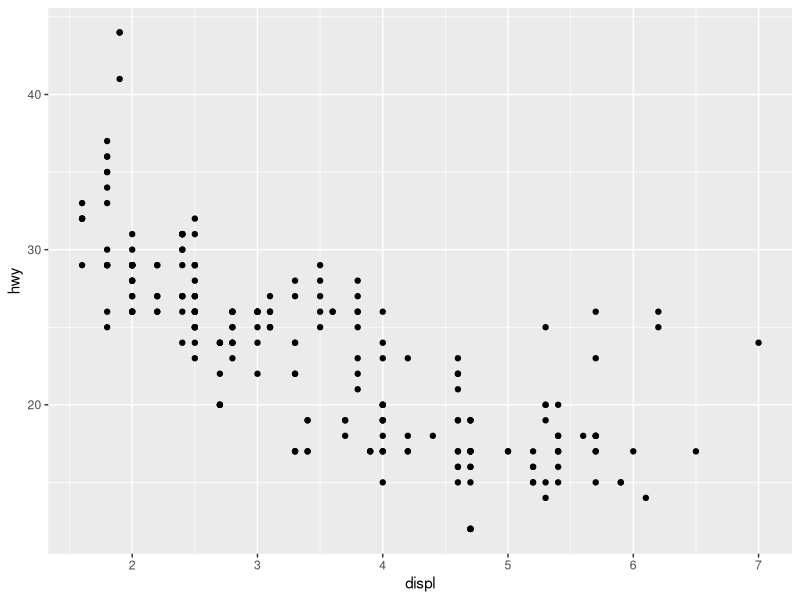
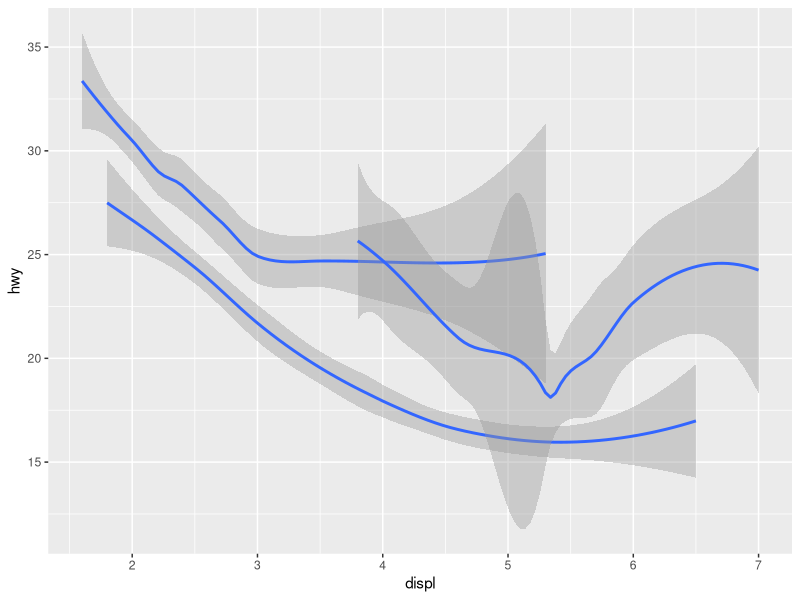
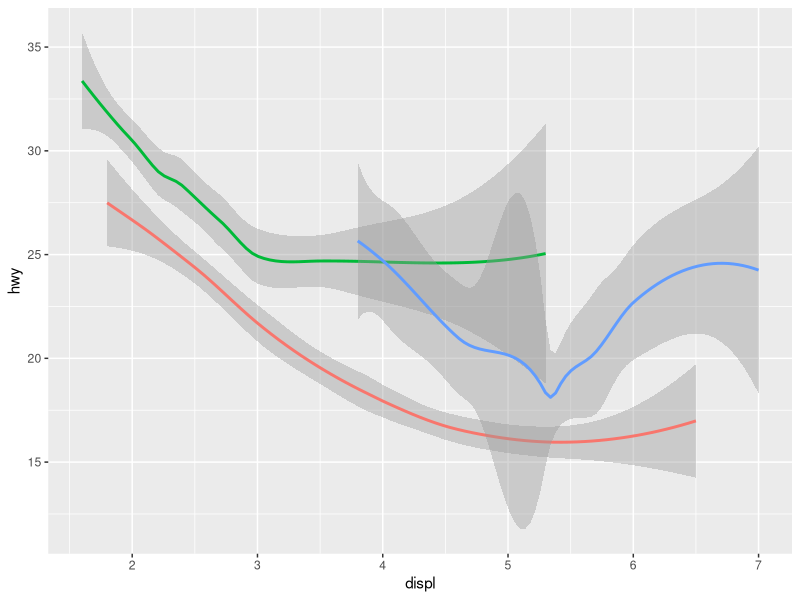
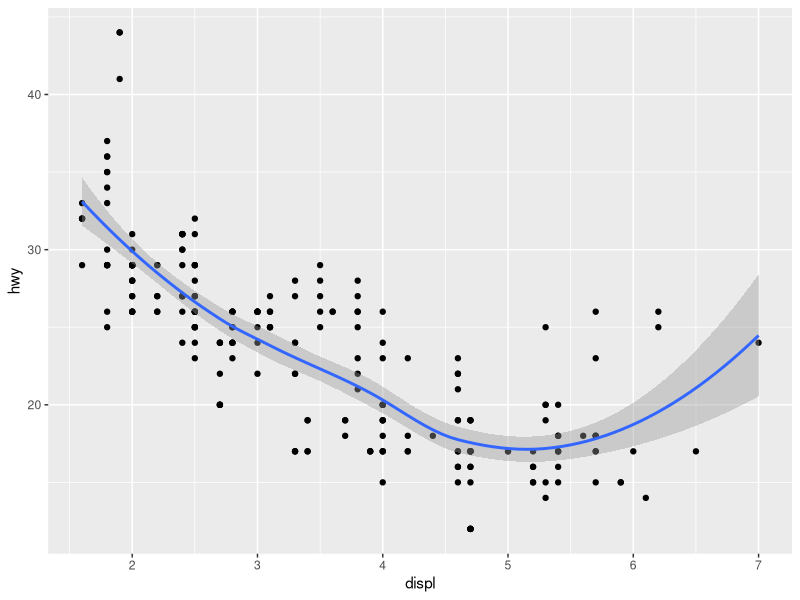
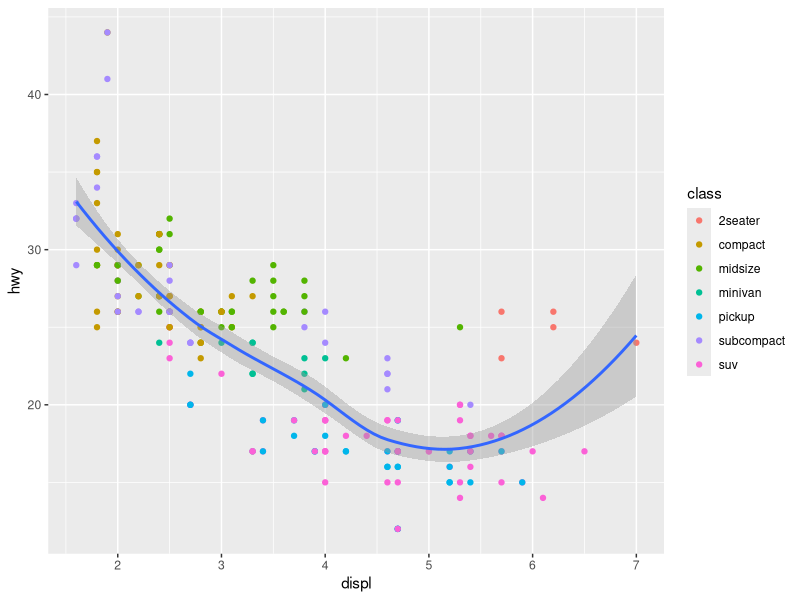
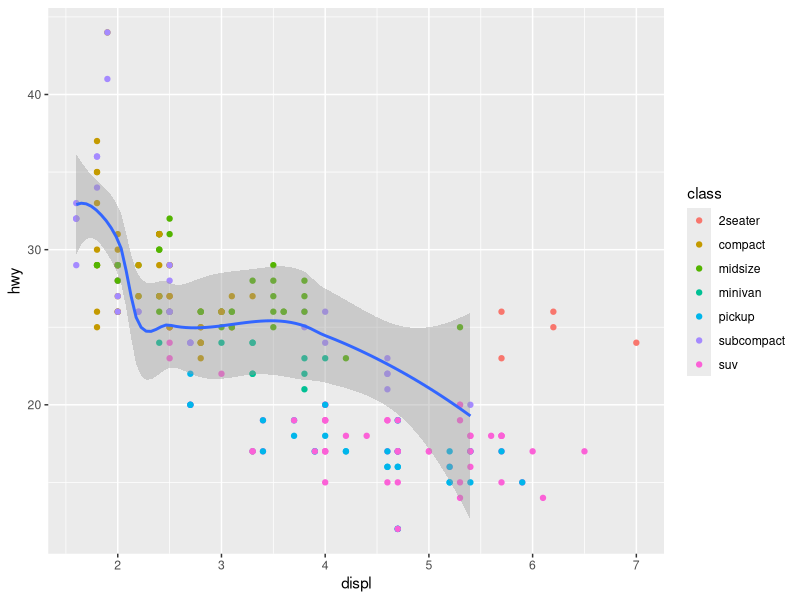
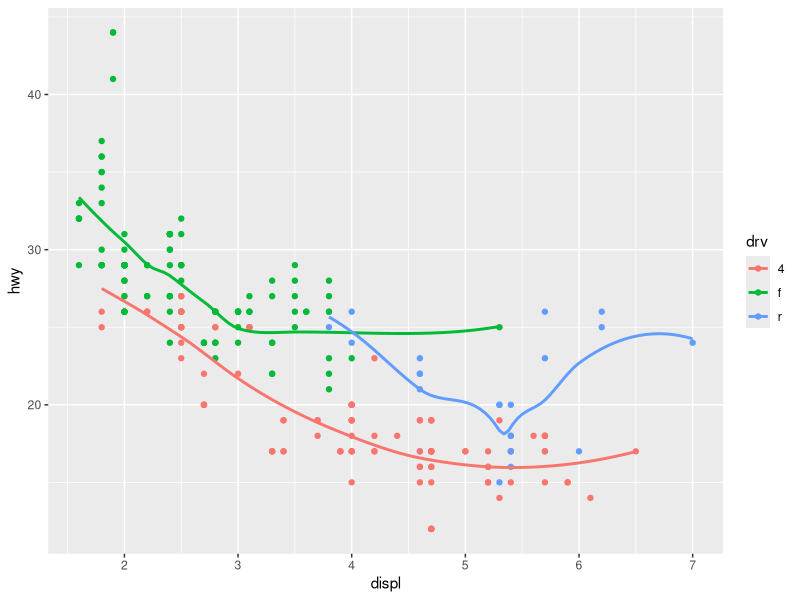
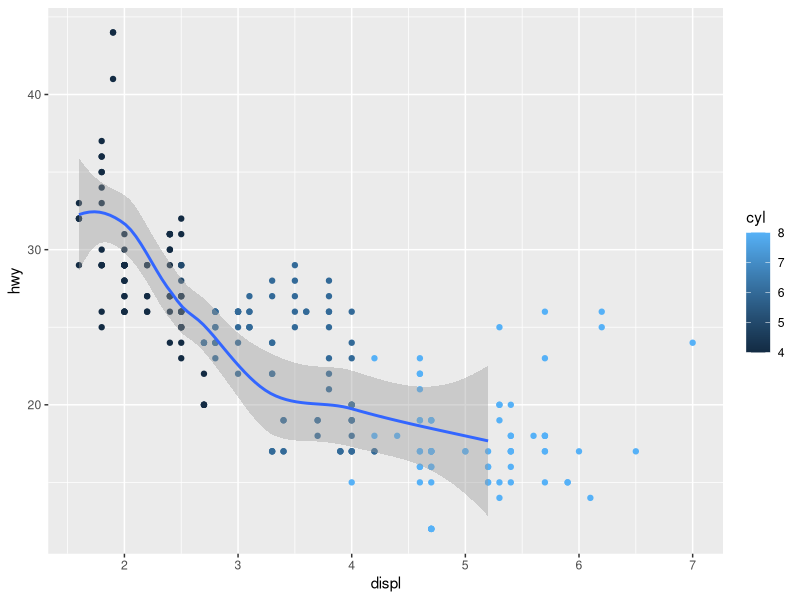

These figures' R source, in order:
library(tidyverse)

# Gráficos separados
ggplot2::ggplot(data = mpg) + 
  geom_point(mapping = aes(x = displ, y = hwy))

ggplot2::ggplot(data = mpg) + 
  geom_smooth(mapping = aes(x = displ, y = hwy, group = drv))

ggplot2::ggplot(data = mpg) + 
  geom_smooth(mapping = aes(x = displ, y = hwy, color = drv), show.legend = FALSE)

# Multiplas funçoes, multiplos plots numa só figura.
ggplot2::ggplot(data = mpg) + 
  geom_point(mapping = aes(x = displ, y = hwy)) + 
  geom_smooth(mapping = aes(x = displ, y = hwy))

#Uma coisa interessante é que **ggplot2** permite mapear outros _aesthetics_ mesmo quando o mapeamento global for feito.   
#Isso ocorre, por exemplo, quando utiliza-se uma funçao `geom_` com o seu próprio mapeamento. Ele extenderá ou sobrescreverá o mapeamento global para aquela camada do plot, somente.  
#Ou seja, é possível exibir diferentes _aesthetics_ em diferentes camadas do plot. 

#Veja:
ggplot2::ggplot(data = mpg, mapping = aes(x = displ, y = hwy)) +
  geom_point(mapping = aes(color = class))+
  geom_smooth()

# Usar um subconjunto de dados para uma funçao
ggplot2::ggplot(data = mpg, mapping = aes(x = displ, y = hwy)) +
  geom_point(mapping = aes(color = class)) +
  geom_smooth(data = filter(mpg, class == 'subcompact'))

# Exercícios
ggplot2::ggplot(data = mpg, mapping = aes(x = displ, y = hwy, color = drv)) +
  geom_point() +
  geom_smooth(se = FALSE)

# Usar mapeamento global para mpg, cor representando numero de cilindros do carro,
# Geom = camada de pontos (geom_point). Usará mapeamento global.
# Geom = geom_smooth, para linhas. Usará subconjunto de dados:
# fitrar por carros com transmissao manual de 5 marchas. 

ggplot2::ggplot(data = mpg, mapping = aes(x = displ, y = hwy, color = cyl)) + 
  geom_point() +
  geom_smooth(data = filter(mpg, trans == 'manual(m5)'))


# Testes
ggplot2::ggplot(data = mpg, mapping = aes(x = displ, y = hwy, color = cyl)) + 
  geom_point() +
  geom_smooth()

ggplot2::ggplot(data = mpg, mapping = aes(x = displ, y = hwy, color = cyl)) +
  geom_point() +
  geom_smooth(se = FALSE)


# Retirando legendas:
ggplot2::ggplot(data = mpg, mapping = aes(x = displ, y = hwy, color = drv)) +
  geom_point() +
  geom_smooth(se = FALSE, show.legend = FALSE)

# show.legend = 
ggplot(data = mpg) +
  geom_smooth(mapping = aes(x = displ, y = hwy, colour = drv), show.legend = FALSE)

ggplot(data = mpg) +
  geom_smooth(mapping = aes(x = displ, y = hwy, colour = drv), show.legend = TRUE)

# 5. Os códigos abaixo sao a mesma coisa?
ggplot2::ggplot(data = mpg, mapping = aes(x = displ, y = hwy)) +
  geom_point() +
  geom_smooth()

ggplot2::ggplot() +
  geom_point(data = mpg, mapping = aes(x = displ, y = hwy)) +
  geom_smooth(data = mpg, mapping = aes(x = displ, y = hwy))

# Sao a  mesma coisa, pois ambos usam o mesmo dado (mpg) o mapeia nas 
# duas camadas da mesma forma.
# Só substituiu o mapeamento global por ajustar camada a camada, com
# geom_point e geom_smooth.

## 6. Graficos
# Gráfico 1
ggplot2::ggplot(data = mpg, mapping = aes(x = displ, y = hwy)) +
  geom_point() +
  geom_smooth(se = FALSE)

# Gráfico 2
ggplot2::ggplot(data = mpg, mapping = aes(x = displ, y = hwy)) +
  geom_point() +
  geom_smooth(mapping = aes(group = drv), se = FALSE)

# Gráfico 3
ggplot2::ggplot(data = mpg, mapping = aes(x = displ, y = hwy, color = drv)) +
  geom_point() +
  geom_smooth(se = FALSE)

# Gráfico 4
ggplot2::ggplot(data = mpg, mapping = aes(x = displ, y = hwy)) +
  geom_point(mapping = aes(color = drv)) +
  geom_smooth(se = FALSE)

# Gráfico 5
ggplot2::ggplot(data = mpg, mapping = aes(x = displ, y = hwy, group = drv)) +
  geom_point(mapping = aes(color = drv)) +
  geom_smooth(mapping = aes(linetype = drv), se = FALSE)

# Gráfico 6
ggplot2::ggplot(data = mpg, mapping = aes(x = displ, y = hwy, color = drv)) +
  geom_point(size = 4, color = 'white') +
  geom_point()
